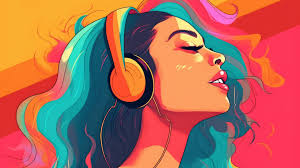
#> input picture assets/Picture1.jpeg, 300 x 168 px, found by its file name
$ python 'Manipulate an image.py'
#> lines starting #> are read from the running program, lines starting #| are printed output that depends on the picture; after the words box and inside, x2 and y2 are one past the last pixel; in counts of white or black regions, pixels touching at a corner belong together
import cv2
import random

img = cv2.imread('assets/Picture1.jpeg', -1)
#> img is the input picture: shape (168, 300, 3); mean B, G, R 88.8, 104.8, 174.6

#print(img.shape) #Shape tells no. of rows (height), columns (width), channels of img

#Print out array of first row of img
#print(img[0] [45:400]) #Change the 0 to change the row you want to see. To see more specific, use a slice (:)

#Changing pixel colours
#Look at first 100 rows (any no. will do tho)
#for i in range(100): #100 columns
#    for j in range(img.shape[1]): #1 is entire width of img
#        #Make the colours specified to another colour
#        img[i][j] = [random.randint(0, 255), random.randint(0, 255), random.randint(0, 255)] #Need to have a lower and upper bound (0,255)

#Copy part of the image = Copy part of the array
tag = img[50:70, 60:90] #copy columns 600-900 in rows 500-700
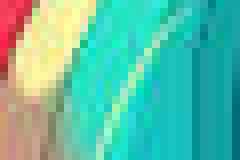
#> tag: shape (20, 30, 3) (shown 8 times larger); mean B, G, R 166.2, 189.9, 92.4
#Paste copied array - Has to be the same dimensions as copied array
img[10:30, 50:80] = tag
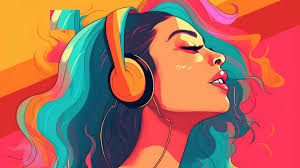
#> img: shape (168, 300, 3); 1.19% of pixels changed, all inside (x1, y1, x2, y2) = (50, 10, 80, 30)

#Show img
cv2.imshow('Image', img)
cv2.waitKey(0)
cv2.destroyAllWindows()

$ run again, with assets/basketball.png saved as assets/Picture1.jpeg
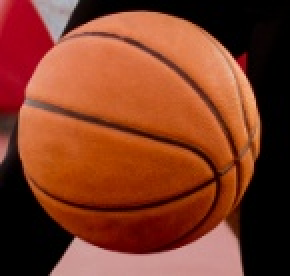
#> input picture assets/basketball.png, 145 x 138 px, found by its file name (shown 2 times larger)
#> img is the input picture: shape (138, 145, 3); mean B, G, R 37.4, 60.5, 128.9
#> `tag = img[50:70, 60:90]`:
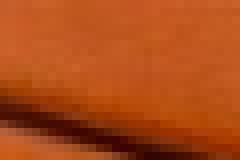
#> tag: shape (20, 30, 3) (shown 8 times larger); mean B, G, R 23.9, 74.9, 173.4
#> `img[10:30, 50:80] = tag`:
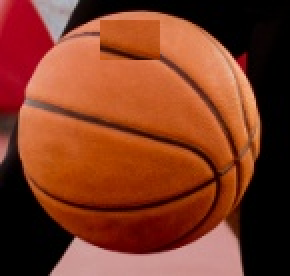
#> img: shape (138, 145, 3) (shown 2 times larger); 3% of pixels changed, all inside (x1, y1, x2, y2) = (50, 10, 80, 30)

$ run again, with assets/shoe.png saved as assets/Picture1.jpeg
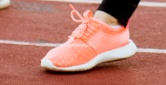
#> input picture assets/shoe.png, 166 x 85 px, found by its file name
#> img is the input picture: shape (85, 166, 3); mean B, G, R 107.5, 120.5, 182.9
#> `tag = img[50:70, 60:90]`:
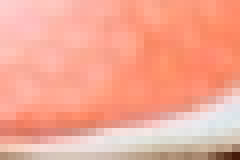
#> tag: shape (20, 30, 3) (shown 8 times larger); mean B, G, R 148.1, 167.8, 243.5
#> `img[10:30, 50:80] = tag`:
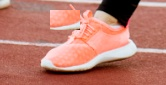
#> img: shape (85, 166, 3); 4.25% of pixels changed, all inside (x1, y1, x2, y2) = (50, 10, 80, 30)
